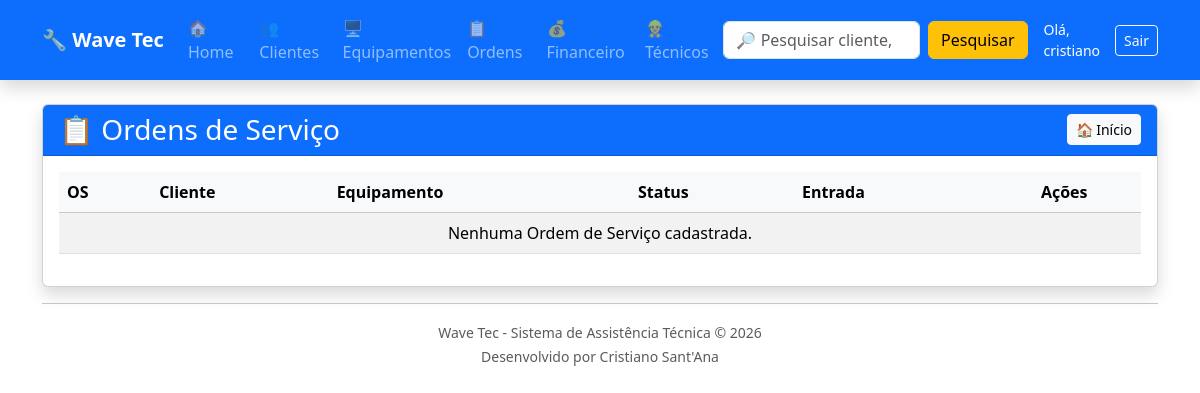
/ordens/?status=EM_REPARO (signed in), run on an earlier commit of the app's database.
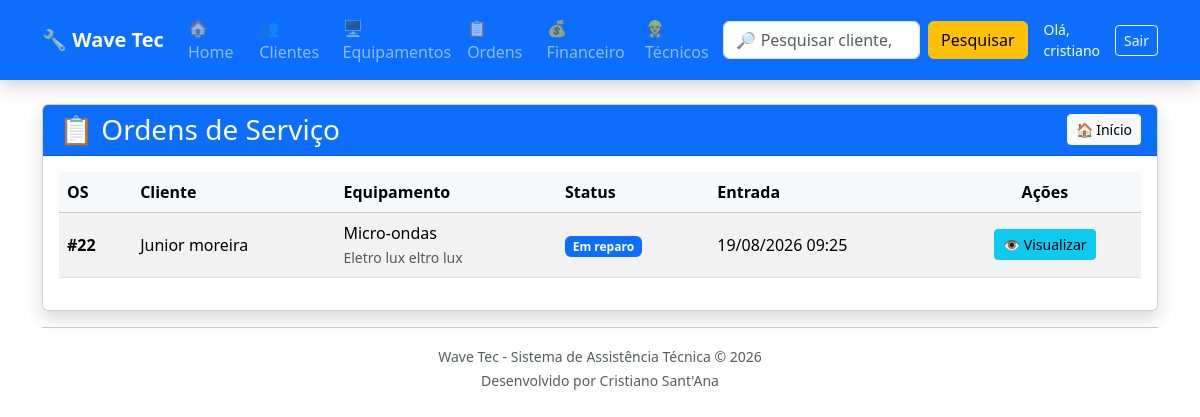
And on a later commit of the database.
### ordens/models.py (models this page shows, shortened)
class OrdemServico(models.Model):
    STATUS = [
        ("ABERTA", "Aberta"),
        ("EM_ANALISE", "Em análise"),
        ("AGUARDANDO_PECA", "Aguardando peça"),
        ("EM_REPARO", "Em reparo"),
        ("PRONTO", "Pronto"),
        ("SEM_CONSERTO", "Sem conserto"),
        ("AGUARDANDO_RETIRADA", "Aguardando retirada"),
        ("ENTREGUE", "Entregue"),
    ]
    equipamento_cadastrado = models.ForeignKey(
        Equipamento,
        on_delete=models.CASCADE,
        related_name="ordens"
    )
    data_abertura = models.DateTimeField(
        auto_now_add=True
    )
    defeito = models.TextField()
    acessorios = models.TextField(
        blank=True
    )
    observacoes = models.TextField(
        blank=True
    )
    reparo = models.TextField(
        blank=True
    )
    valor = models.DecimalField(
        max_digits=10,
        decimal_places=2,
        default=0
    )
    forma_pagamento = models.CharField(
        max_length=30,
        blank=True
    )
    status = models.CharField(
        max_length=20,
        choices=STATUS,
        default="ABERTA"
    )
    @property
    def cliente(self):
        return self.equipamento_cadastrado.cliente

### equipamentos/models.py (models this page shows, shortened)
class Equipamento(models.Model):
    TIPOS = [
        ("TV", "Televisão"),
        ("NOTE", "Notebook"),
        ("PC", "Computador"),
        ("CEL", "Celular"),
        ("SOM", "Som"),
        ("MICRO", "Micro-ondas"),
        ("OUTRO", "Outro"),
    ]
    cliente = models.ForeignKey(
        Cliente,
        on_delete=models.CASCADE
    )
    tipo = models.CharField(
        max_length=20,
        choices=TIPOS
    )
    marca = models.CharField(
        max_length=50
    )
    modelo = models.CharField(
        max_length=50
    )
    numero_serie = models.CharField(
        max_length=100,
        blank=True
    )
    acessorios = models.TextField(
        blank=True
    )
    garantia = models.BooleanField(
        default=False
    )
    data_entrada = models.DateField(
        auto_now_add=True
    )
    status = models.CharField(
        max_length=30,
        default="Em análise"
    )

### clientes/models.py (models this page shows, shortened)
class Cliente(models.Model):
    nome = models.CharField(max_length=100)
    telefone = models.CharField(max_length=20)
    endereco = models.CharField(max_length=200)

### ordens/views.py (the view)
@login_required
@tecnico_required
def lista_ordens(request):
    status = request.GET.get("status")
    ordens = OrdemServico.objects.all()
    if status:
        ordens = ordens.filter(
            status=status
        )
    ordens = ordens.order_by("-id")
    return render(
        request,
        "ordens/lista_ordens.html",
        {
            "ordens": ordens,
            "status_filtro": status,
        }
    )

### ordens/templates/ordens/lista_ordens.html (shortened to what the changed rows need)
{% extends "base.html" %}
{% block content %}
<div class="card shadow">
    <div class="card-body">
        <div class="table-responsive">
            <table class="table table-striped table-hover align-middle">
            <thead class="table-light">
                <tr>
                    <th>OS</th>
                    <th>Cliente</th>
                    <th>Equipamento</th>
                    <th>Status</th>
                    <th>Entrada</th>
                    <th class="text-center">Ações</th>
                </tr>
            </thead>
            <tbody>
                {% for ordem in ordens %}
                <tr>
                    <td>
                        <strong>#{{ ordem.id }}</strong>
                    </td>
                    <td>
                        {{ ordem.cliente.nome }}
                    </td>
                    <td>
                        {{ ordem.equipamento_cadastrado.get_tipo_display }}
                        <br>
                        <small class="text-muted">
                            {{ ordem.equipamento_cadastrado.marca }}
                            {{ ordem.equipamento_cadastrado.modelo }}
                        </small>
                    </td>
                    <td>
                        {% if ordem.status == "ABERTA" %}
                            <span class="badge bg-danger">
                                Aberta
                            </span>
                        {% elif ordem.status == "EM_ANALISE" %}
                            <span class="badge bg-warning text-dark">
                                Em análise
                            </span>
                        {% elif ordem.status == "AGUARDANDO_PECA" %}
                            <span class="badge bg-info text-dark">
                                Aguardando peça
                            </span>
                        {% elif ordem.status == "EM_REPARO" %}
                            <span class="badge bg-primary">
                                Em reparo
                            </span>
                        {% elif ordem.status == "PRONTO" %}
                            <span class="badge bg-success">
                                Pronto
                            </span>
                        {% elif ordem.status == "SEM_CONSERTO" %}
                            <span class="badge bg-dark">
                                Sem conserto
                            </span>
                        {% elif ordem.status == "AGUARDANDO_RETIRADA" %}
                            <span class="badge bg-info text-dark">
                                Aguardando retirada
                            </span>
                        {% elif ordem.status == "ENTREGUE" %}
                            <span class="badge bg-success">
                                Entregue
                            </span>
                        {% else %}
                            <span class="badge bg-light text-dark">
                                {{ ordem.get_status_display }}
                            </span>
                        {% endif %}
                    </td>
                    <td>
                        {{ ordem.data_abertura|date:"d/m/Y H:i" }}
                    </td>
                    <td class="text-center">
                        <a
                            href="{% url 'detalhe_ordem' ordem.id %}"
                            class="btn btn-info btn-sm">
                            👁 Visualizar
                        </a>
                    </td>
                </tr>
                {% empty %}
                <tr>
                    <td colspan="6" class="text-center">
                        Nenhuma Ordem de Serviço cadastrada.
                    </td>
                </tr>
                {% endfor %}
            </tbody>
        </table>
        </div>
    </div>
</div>
{% endblock %}

What changed in the data, as far as the page shows it:
added OrdemServico: id "22", cliente.nome "Junior moreira", equipamento_cadastrado.tipo "Micro-ondas", equipamento_cadastrado.marca "Eletro lux", equipamento_cadastrado.modelo "eltro lux", status "Em reparo", data_abertura "19/08/2026 09:25"
Also different on the page:
text no longer shown: "Nenhuma Ordem de Serviço cadastrada."
